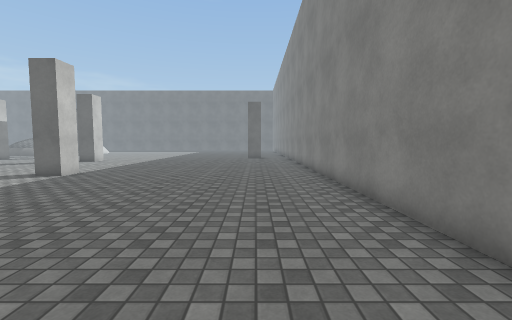
[1] (above)

24 first-person views from a walk through a 3-D level made in the Unity game engine. The camera is 1.3 m above the floor, tilts 4° down and sees 90° across. The floor is counted in squares, 1 m on a side. Each view is taken from the middle of a square. On the plan, view 1 faces up. The plan holds only what a view shows up to about 13 squares ahead; the rest is blank. The place goes on beyond the plan. The player is left out. Surface patterns are stand-ins for the level's own textures.

[2]
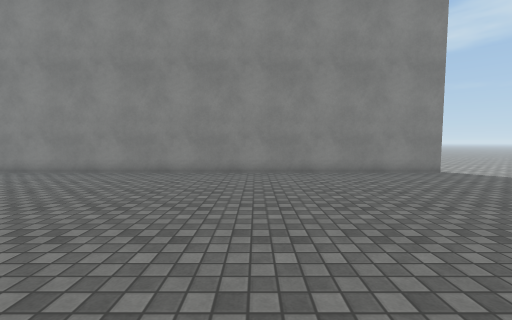

[3]
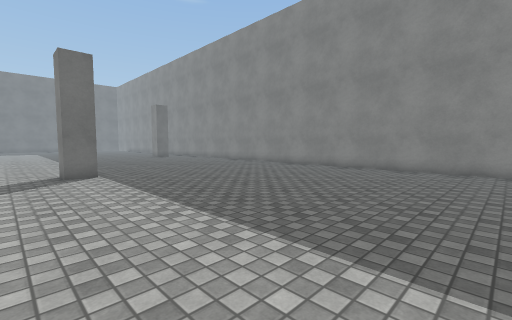

[4]
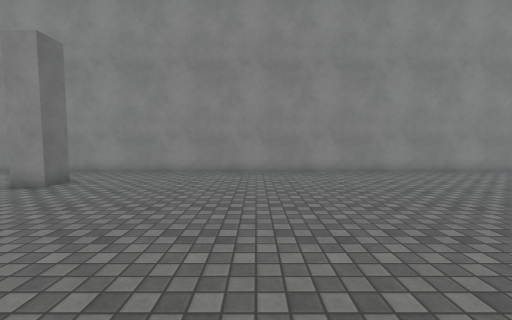

[5]
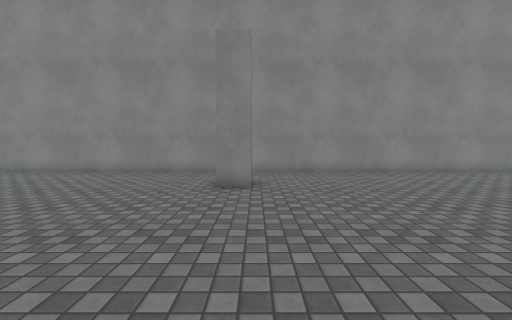

[6]
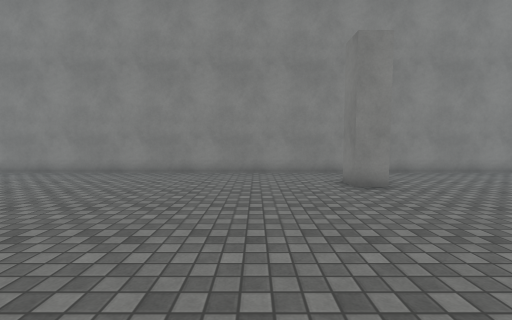

[7]
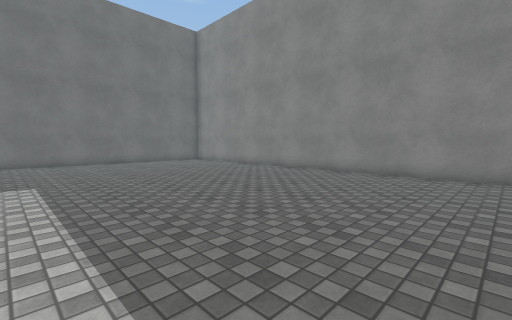

[8]
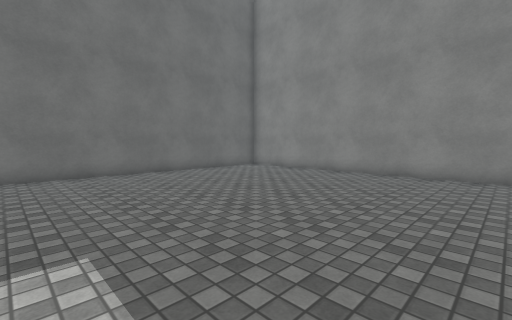

[9]
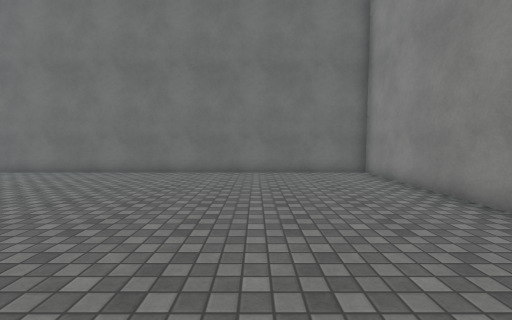

[10]
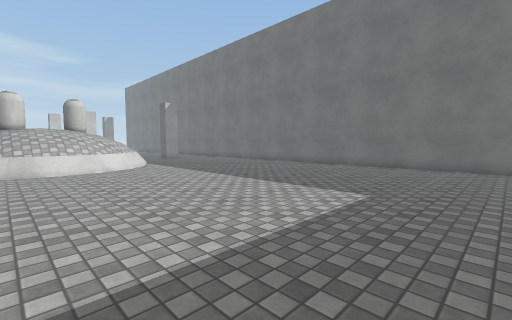

[11]
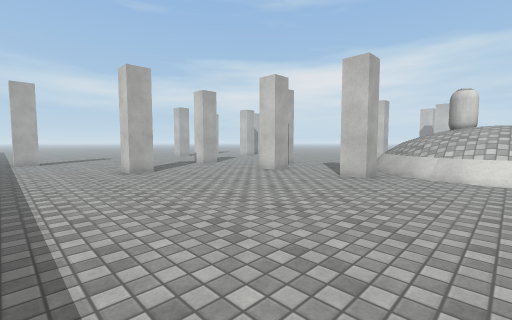

[12]
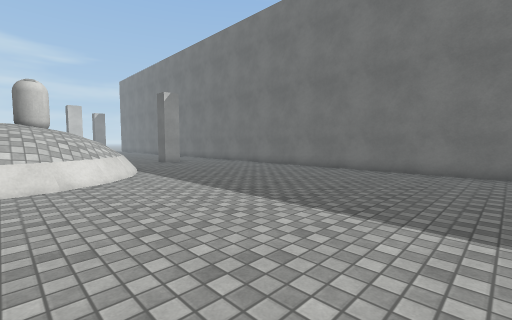

[13]
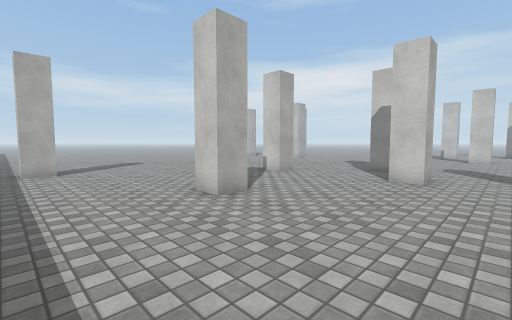

[14]
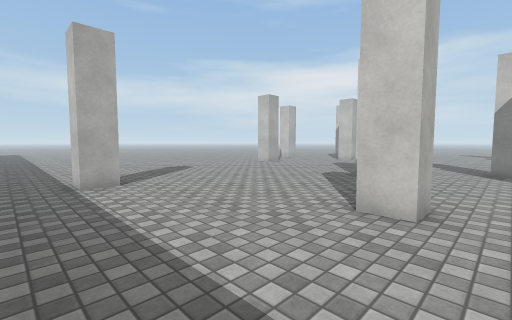

[15]
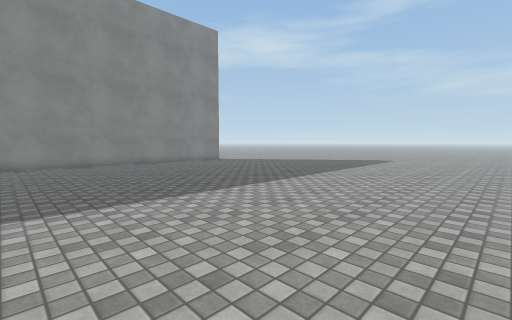

[16]
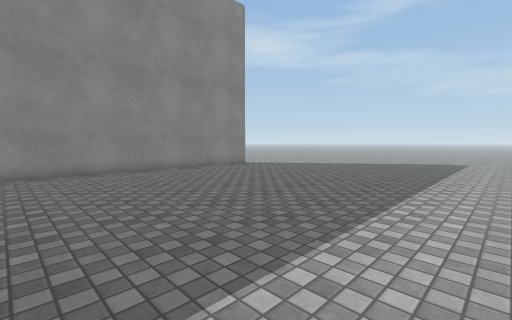

[17]
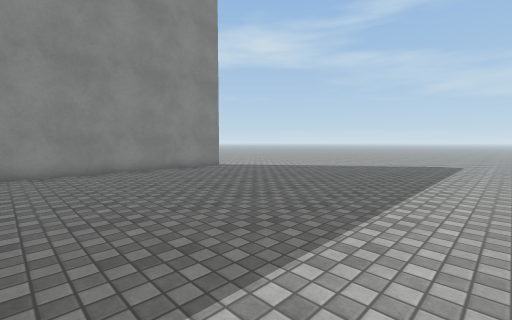

[18]
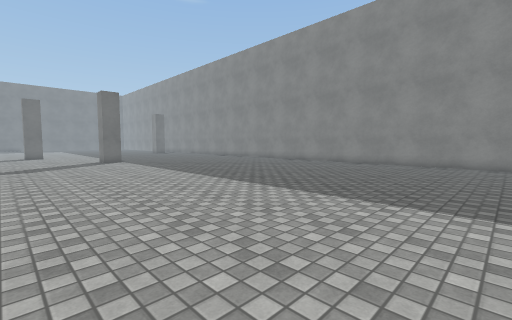

[19]
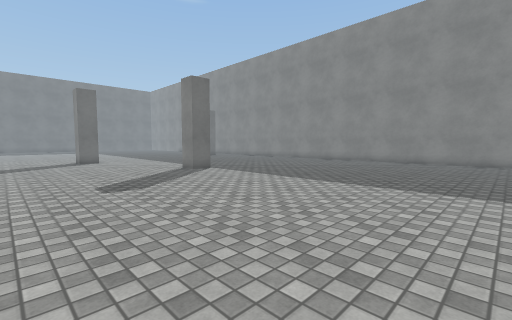

[20]
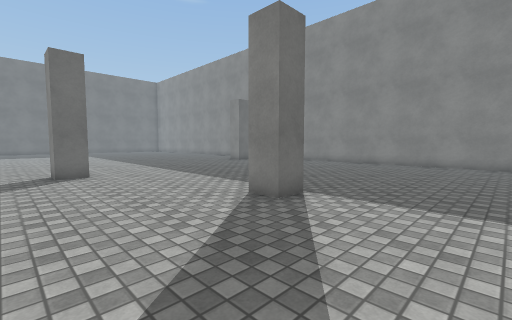

[21]
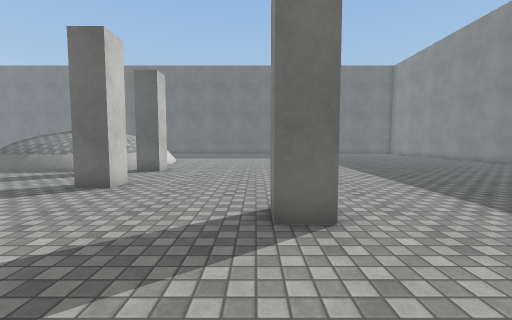

[22]
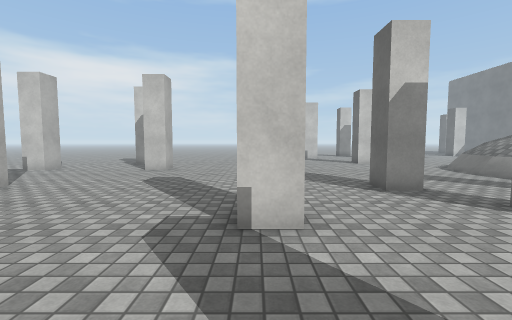

[23]
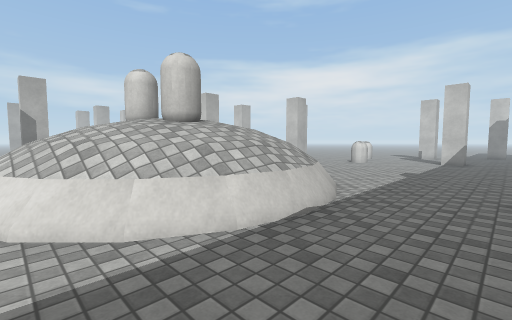

[24]
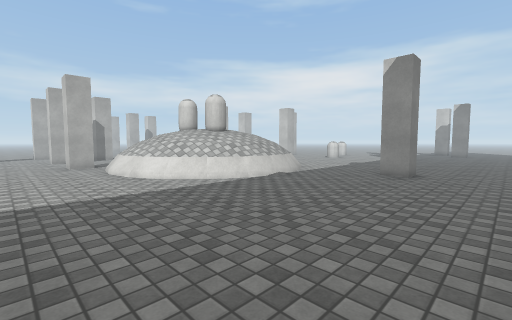

### Floor plan
Key: @ floor where view 1 was taken; # wall or solid block; x gap in a wall; . floor; = window, fence, low wall or low ledge; ^ raised ledge; O other object.
Columns run from 24 left of view 1 to 3 right of it. Each row starts with its distance up from view 1.
 41         ####################
 40 ...........................#
 39 ...........................#
 38 ...........................#
 37 ...........................#
 36 ...........................#
 35 ...........................#
 34 ...........................#
 33 x^^^=......................#
 32 ^^^^^^.....................#
 31 ^^^^^^^....................#
 30  ^^O^^^....................#
 29    ^^^^=...................#
 28     ^^^=...................#
 27   OO^^^....................#
 26 ^^^^^^=....................#
 25 ^^^^^^.#...................#
 24 x=^^=  ....................#
 23 ...........................#
 22 ...........................#
 21  ......##...............#..#
 20 .......##..................#
 19 .....#.....................#
 18 ............##.............#
 17  ...........##.............#
 16      ......................#
 15       ..#..................#
 14 ...........................#
 13 ...........................#
 12 ...........................#
 11 #..........................#
 10 #....... .......#..........#
  9 .......  ..................#
  8 ......   ..................#
  7 .....#   ..................#
  6 ....     ..................#
  5 #..      ..................#
  4 #.       ..................#
  3          ..................#
  2          ..................#
  1          ..................#
  0           ..............@..#
 -1          . ................#
 -2            ................#
 -3            ................#
 -4            ................#
 -5            ................#
 -6            ................#
 -7            ................#
 -8            ................#

Positions as (right, up) in squares from view 1, and headings:
1: (0, 0), facing up
2: (-8, -1), facing right
3: (-10, -1), facing up-right
4: (-8, 14), facing right
5: (-8, 20), facing right
6: (-8, 24), facing right
7: (-8, 24), facing up-right
8: (-8, 30), facing up-right
9: (-2, 30), facing up
10: (-5, 27), facing up-left
11: (-7, 29), facing down-left
12: (-9, 29), facing up-left
13: (-7, 23), facing down-left
14: (-6, 19), facing down-left
15: (-13, 3), facing down-right
16: (-9, 2), facing down-right
17: (-9, 0), facing down-right
18: (-13, -8), facing up-right
19: (-15, -1), facing up-right
20: (-13, 6), facing up-right
21: (-12, 13), facing up
22: (-12, 15), facing left
23: (-18, 36), facing down-left
24: (-14, 40), facing down-left
